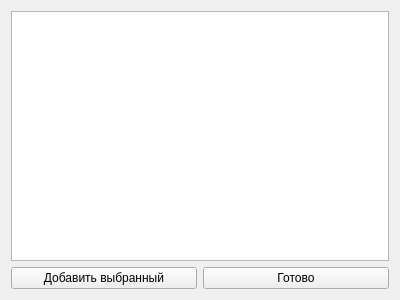
<?xml version="1.0" encoding="UTF-8"?>
<ui version="4.0">
 <class>AddNodeWidget</class>
 <widget class="QWidget" name="AddNodeWidget">
  <property name="geometry">
   <rect>
    <x>0</x>
    <y>0</y>
    <width>400</width>
    <height>300</height>
   </rect>
  </property>
  <property name="windowTitle">
   <string>Form</string>
  </property>
  <layout class="QGridLayout" name="gridLayout">
   <item row="0" column="0" colspan="2">
    <widget class="QListWidget" name="listWidget"/>
   </item>
   <item row="1" column="0">
    <widget class="QPushButton" name="button_add">
     <property name="text">
      <string>Добавить выбранный</string>
     </property>
    </widget>
   </item>
   <item row="1" column="1">
    <widget class="QPushButton" name="putton_ok">
     <property name="text">
      <string>Готово</string>
     </property>
    </widget>
   </item>
  </layout>
 </widget>
 <resources/>
 <connections/>
</ui>
